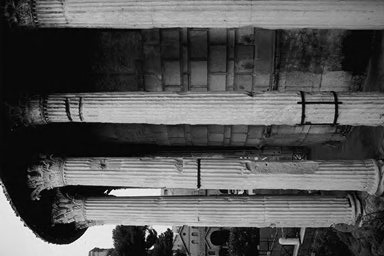
%> input picture 08.png, 384 x 256 px
$ octave --eval "histogram_equalization('08.png');"   (GNU Octave 9; MATLAB toolbox functions it lacks are replaced by stand-ins)
%> lines starting %> are read from the running program, lines starting %| are printed output that depends on the picture
function histogram_equalization(imagePath)
%> called with imagePath = '08.png'
    originalImage = imread(imagePath);
%> originalImage is the input picture: size 256x384 uint8; min 0, max 255, mean 85.5
    [height, width] = size(originalImage);
%> height = 256; width = 384
    histogram_equalized_image = zeros(height,width);
    pixels_array = zeros(1,256);
    for i = 1 : height
        for j = 1 : width
            pixels_array(originalImage(i, j) + 1) = pixels_array(originalImage(i, j) + 1) + 1;
        end
    end
%> after the loop, pixels_array = 256 values, max 8719 at index 10, min 0 at index 251, mean 384
    figure();
    subplot(2, 2, 1);
    imshow(originalImage);
    subplot(2, 2, 2);
    bar(pixels_array);
    for i = 1 : 256
            pixels_array(i) = pixels_array(i) / (width * height * 1.0);
    end
%> after the loop, pixels_array = 256 values, max 0.0887 at index 10, min 0 at index 251, mean 0.00391
    cdf_pixels = zeros(1,256);
    for i = 1 : 256
        if i == 1
            cdf_pixels(i) = pixels_array(i);
        else
            cdf_pixels(i) = cdf_pixels(i - 1) + pixels_array(i);
        end
    end
%> after the loop, cdf_pixels = 256 values from 0.000326 to 1
    cdf_pixels = uint8(cdf_pixels .* 255);
%> cdf_pixels = 256 values from 0 to 255
    for i = 1 : height
        for j = 1 : width
            histogram_equalized_image(i, j) = cdf_pixels(originalImage(i, j) + 1);
        end
    end
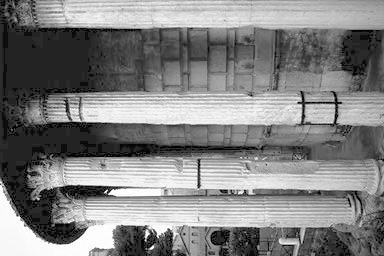
%> histogram_equalized_image: size 256x384 double; min 0, max 255, mean 129.1
    for i = 1 : height
        for j = 1 : width
            pixels_array(histogram_equalized_image(i, j) + 1) = pixels_array(histogram_equalized_image(i, j) + 1) + 1;
        end
    end
%> after the loop, pixels_array = 256 values, max 8719 at index 36, min 0.000193 at index 210, mean 384
    subplot(2, 2, 3);
    imshow(uint8(histogram_equalized_image));
%> `histogram_equalization('08.png');`:
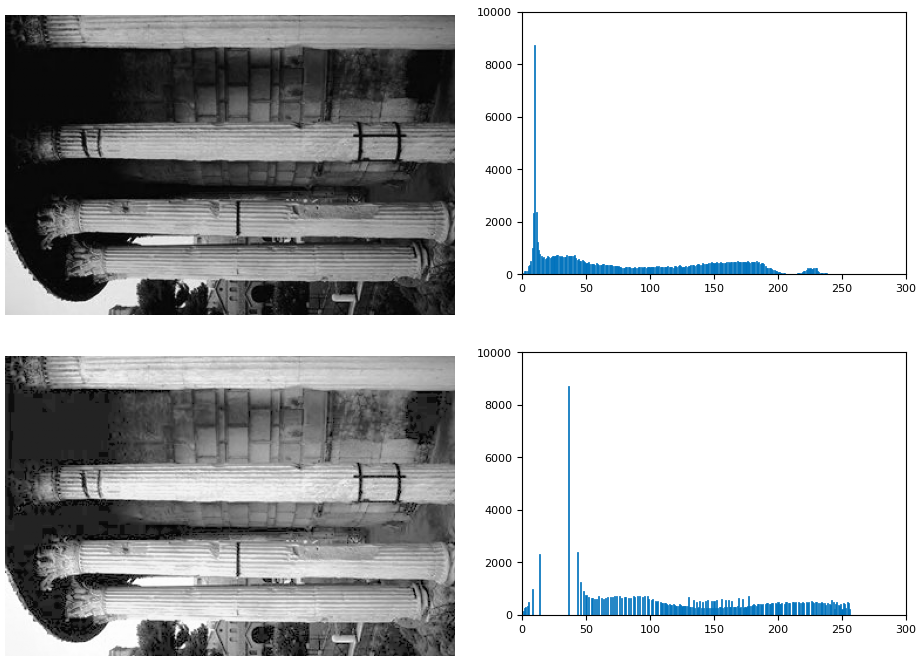
%> figure redrawn from the program's plot data, 4 panels
    subplot(2, 2, 4);
    bar(pixels_array);
end
